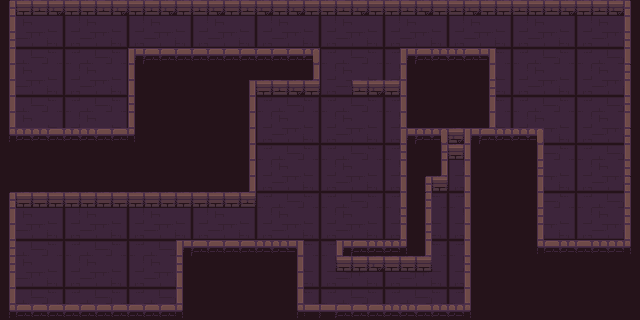

A 2D game scene composited from a Tiled map and its tileset images. What follows is a short description and the map's XML, with every tile layer's data as written:
An orthogonal 40x20 tile map with 16x16 px tiles, 2 tile layers (floor, walls) and 7 objects (keyChest, amuletChest, door2, door1, door3, ...).

<map version="1.10" tiledversion="1.10.2" orientation="orthogonal" renderorder="right-down" width="40" height="20" tilewidth="16" tileheight="16" infinite="0" nextlayerid="17" nextobjectid="9">
 <tileset firstgid="1" source="Dungeon_Tileset.tsx" />
 <layer id="1" name="floor" width="40" height="20" locked="1">
  <data encoding="csv">
12,13,14,15,12,13,14,15,12,13,14,15,12,13,14,15,12,13,14,15,12,13,14,15,12,13,14,15,12,13,14,15,12,13,14,15,12,13,14,15,
22,23,24,25,22,23,24,25,22,23,24,25,22,23,24,25,22,23,24,25,22,23,24,25,22,23,24,25,22,23,24,25,22,23,24,25,22,23,24,25,
32,33,34,35,32,33,34,35,32,33,34,35,32,33,34,35,32,33,34,35,32,33,34,35,32,33,34,35,32,33,34,35,32,33,34,35,32,33,34,35,
12,13,14,15,12,13,14,15,12,13,14,15,12,13,14,15,12,13,14,15,12,13,14,15,12,13,14,15,12,13,14,15,12,13,14,15,12,13,14,15,
22,23,24,25,22,23,24,25,22,23,24,25,22,23,24,25,22,23,24,25,22,23,24,25,22,23,24,25,22,23,24,25,22,23,24,25,22,23,24,25,
32,33,34,35,32,33,34,35,32,33,34,35,32,33,34,35,32,33,34,35,32,33,34,35,32,33,34,35,32,33,34,35,32,33,34,35,32,33,34,35,
12,13,14,15,12,13,14,15,12,13,14,15,12,13,14,15,12,13,14,15,12,13,14,15,12,13,14,15,12,13,14,15,12,13,14,15,12,13,14,15,
22,23,24,25,22,23,24,25,22,23,24,25,22,23,24,25,22,23,24,25,22,23,24,25,22,23,24,25,22,23,24,25,22,23,24,25,22,23,24,25,
32,33,34,35,32,33,34,35,32,33,34,35,32,33,34,35,32,33,34,35,32,33,34,35,32,33,34,35,32,33,34,35,32,33,34,35,32,33,34,35,
12,13,14,15,12,13,14,15,12,13,14,15,12,13,14,15,12,13,14,15,12,13,14,15,12,13,14,15,12,13,14,15,12,13,14,15,12,13,14,15,
22,23,24,25,22,23,24,25,22,23,24,25,22,23,24,25,22,23,24,25,22,23,24,25,22,23,24,25,22,23,24,25,22,23,24,25,22,23,24,25,
32,33,34,35,32,33,34,35,32,33,34,35,32,33,34,35,32,33,34,35,32,33,34,35,32,33,34,35,32,33,34,35,32,33,34,35,32,33,34,35,
12,13,14,15,12,13,14,15,12,13,14,15,12,13,14,15,12,13,14,15,12,13,14,15,12,13,14,15,12,13,14,15,12,13,14,15,12,13,14,15,
22,23,24,25,22,23,24,25,22,23,24,25,22,23,24,25,22,23,24,25,22,23,24,25,22,23,24,25,22,23,24,25,22,23,24,25,22,23,24,25,
32,33,34,35,32,33,34,35,32,33,34,35,32,33,34,35,32,33,34,35,32,33,34,35,32,33,34,35,32,33,34,35,32,33,34,35,32,33,34,35,
12,13,14,15,12,13,14,15,12,13,14,15,12,13,14,15,12,13,14,15,12,13,14,15,12,13,14,15,12,13,14,15,12,13,14,15,12,13,14,15,
22,23,24,25,22,23,24,25,22,23,24,25,22,23,24,25,22,23,24,25,22,23,24,25,22,23,24,25,22,23,24,25,22,23,24,25,22,23,24,25,
32,33,34,35,32,33,34,35,32,33,34,35,32,33,34,35,32,33,34,35,32,33,34,35,32,33,34,35,32,33,34,35,32,33,34,35,32,33,34,35,
12,13,14,15,12,13,14,15,12,13,14,15,12,13,14,15,12,13,14,15,12,13,14,15,12,13,14,15,12,13,14,15,12,13,14,15,12,13,14,15,
22,23,24,25,22,23,24,25,22,23,24,25,22,23,24,25,22,23,24,25,22,23,24,25,22,23,24,25,22,23,24,25,22,23,24,25,22,23,24,25
</data>
 </layer>
 <layer id="2" name="walls" width="40" height="20">
  <data encoding="csv">
1,2,3,4,5,2,3,4,2,3,4,2,3,4,2,3,4,5,4,5,2,3,4,5,2,3,4,2,3,4,5,2,3,2,3,4,2,3,4,6,
11,0,0,0,0,0,0,0,0,0,0,0,0,0,0,0,0,0,0,0,0,0,0,0,0,0,0,0,0,0,0,0,0,0,0,0,0,0,0,16,
21,0,0,0,0,0,0,0,0,0,0,0,0,0,0,0,0,0,0,0,0,0,0,0,0,0,0,0,0,0,0,0,0,0,0,0,0,0,0,26,
31,0,0,0,0,0,0,0,51,45,45,45,45,45,45,45,45,45,45,56,0,0,0,0,0,51,42,43,44,45,54,0,0,0,0,0,0,0,0,36,
31,0,0,0,0,0,0,0,16,79,79,79,79,79,79,79,79,79,79,31,0,0,0,0,0,36,79,79,79,79,11,0,0,0,0,0,0,0,0,6,
31,0,0,0,0,0,0,0,16,79,79,79,79,79,79,31,2,3,4,5,0,0,3,4,5,36,79,79,79,79,21,0,0,0,0,0,0,0,0,16,
31,0,0,0,0,0,0,0,26,79,79,79,79,79,79,31,0,0,0,0,0,0,0,0,0,36,79,79,79,79,31,0,0,0,0,0,0,0,0,26,
31,0,0,0,0,0,0,0,36,79,79,79,79,79,79,31,0,0,0,0,0,0,0,0,0,36,79,79,79,79,31,0,0,0,0,0,0,0,0,36,
41,43,44,45,43,44,45,42,46,79,79,79,79,79,79,31,0,0,0,0,0,0,0,0,0,51,44,56,4,51,42,43,44,56,0,0,0,0,0,6,
79,79,79,79,79,79,79,79,79,79,79,79,79,79,79,31,0,0,0,0,0,0,0,0,0,26,79,21,2,36,79,79,79,11,0,0,0,0,0,16,
79,79,79,79,79,79,79,79,79,79,79,79,79,79,79,31,0,0,0,0,0,0,0,0,0,36,79,11,0,16,79,79,79,21,0,0,0,0,0,26,
79,79,79,79,79,79,79,79,79,79,79,79,79,79,79,31,0,0,0,0,0,0,0,0,0,36,1,2,0,16,79,79,79,31,0,0,0,0,0,6,
1,2,2,2,2,2,2,2,2,2,2,2,2,2,2,3,0,0,0,0,0,0,0,0,0,16,1,0,0,16,79,79,79,11,0,0,0,0,0,16,
11,0,0,0,0,0,0,0,0,0,0,0,0,0,0,0,0,0,0,0,0,0,0,0,0,26,11,0,0,16,79,79,79,21,0,0,0,0,0,26,
11,0,0,0,0,0,0,0,0,0,0,0,0,0,0,0,0,0,0,0,0,0,0,0,0,36,21,0,0,16,79,79,79,31,0,0,0,0,0,36,
21,0,0,0,0,0,0,0,0,0,0,51,42,42,42,42,43,43,54,0,0,51,42,43,44,46,31,0,0,16,79,79,79,41,42,43,42,43,44,46,
21,0,0,0,0,0,0,0,0,0,0,26,79,79,79,79,79,79,31,0,0,5,5,4,2,2,2,0,0,26,79,79,79,79,79,79,79,79,79,79,
11,0,0,0,0,0,0,0,0,0,0,36,79,79,79,79,79,79,11,0,0,0,0,0,0,0,0,0,0,36,79,79,79,79,79,79,79,79,79,79,
11,0,0,0,0,0,0,0,0,0,0,36,79,79,79,79,79,79,11,0,0,0,0,0,0,0,0,0,0,16,79,79,79,79,79,79,79,79,79,79,
41,42,42,42,42,42,42,42,42,42,42,46,79,79,79,79,79,79,41,52,52,42,42,42,43,44,42,43,44,46,79,79,79,79,79,79,79,79,79,79
</data>
 </layer>
 <objectgroup id="15" name="objects">
  <object id="1" name="keyChest" x="62.9977" y="79.5248" width="16" height="16" />
  <object id="2" name="amuletChest" x="575.424" y="182.479" width="16" height="16" />
  <object id="3" name="door2" x="320.516" y="80.1361" width="32" height="16" />
  <object id="4" name="door1" x="191.543" y="207.448" width="16" height="32" />
  <object id="5" name="door3" x="351.71" y="271.81" width="16" height="32" />
  <object id="6" name="keyDoor" x="431.837" y="224.22" width="32" height="16" />
  <object id="7" name="ladder" x="448.095" y="127.44" width="16" height="48" />
 </objectgroup>
</map>
